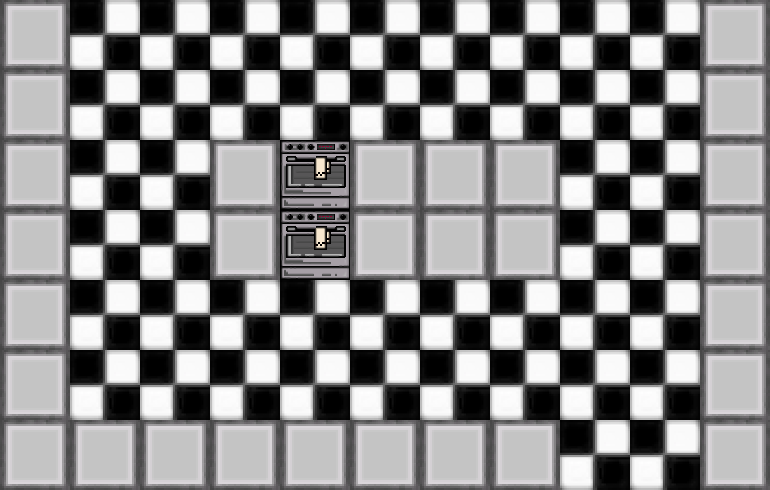

Rendered tile map (Tiled .tmx) drawn with the repository's tilesets; below, a short description and the map source with its tile grids summarised:
An orthogonal 11x7 tile map with 70x70 px tiles, 3 tile layers (Floor, Countertop, InteractObjects).

<map version="1.9" tiledversion="1.9.2" orientation="orthogonal" renderorder="right-down" width="11" height="7" tilewidth="70" tileheight="70" infinite="0" nextlayerid="4" nextobjectid="1">
 <tileset firstgid="1" name="PiazzaPanicTileSet" tilewidth="70" tileheight="70" tilecount="4" columns="2">
  <image source="PiazzaPanicTileSet.png" width="140" height="140" />
 </tileset>
 <layer id="1" name="Floor" width="11" height="7">
  <data>[77 cells, 77 non-empty, 1 distinct tile ids]</data>
 </layer>
 <layer id="2" name="Countertop" width="11" height="7">
  <data>[77 cells, 31 non-empty, 1 distinct tile ids]</data>
 </layer>
 <layer id="3" name="InteractObjects" width="11" height="7">
  <data>[77 cells, 2 non-empty, 1 distinct tile ids]</data>
 </layer>
</map>